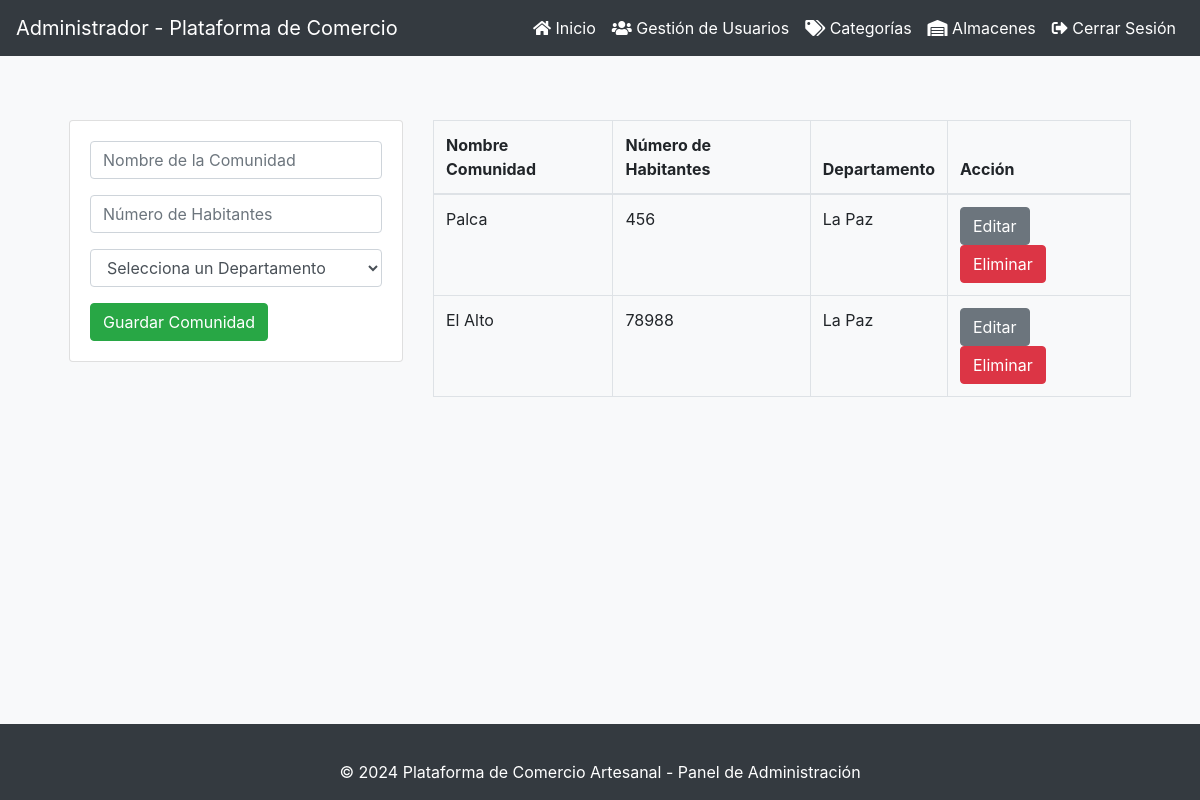
/Dashboard/Funciones_db/Crud_administrador/comunidades/index.php, run on the app's committed database.
### tables this page shows
CREATE TABLE `comunidad` (
  `id_comunidad` int(11) NOT NULL,
  `nombre` varchar(45) NOT NULL,
  `nro_habitantes` int(11) NOT NULL,
  `nombre_departamento` varchar(50) NOT NULL
);

### Dashboard/Funciones_db/Crud_administrador/comunidades/index.php (the view, shortened to what this page needs)
<?php include('../includes/db.php'); ?>
<?php include('../includes/header.php'); ?>
<main class="container p-4">
    <div class="row">
        <div class="col-md-4">
            <div class="card card-body">
                <form action="save.php" method="POST">
                    <div class="form-group">
                        <p>
                            <input type="text" name="nombre" class="form-control" placeholder="Nombre de la Comunidad" required autofocus>
                        </p>
                        <p>
                            <input type="number" name="nro_habitantes" class="form-control" placeholder="Número de Habitantes" required>
                        </p>
                        <p>
                            <select name="nombre_departamento" class="form-control" required>
                                <option value="">Selecciona un Departamento</option>
                            </select>
                        </p>
                    </div>
                    <input type="submit" class="btn btn-success btn block" name="save" value="Guardar Comunidad">
                </form>
            </div>
        </div>
        <div class="col-md-8">
            <table class="table table-bordered">
                <thead>
                    <tr>
                        <th>Nombre Comunidad</th>
                        <th>Número de Habitantes</th>
                        <th>Departamento</th>
                        <th>Acción</th>
                    </tr>
                </thead>
                <tbody>
                    <?php
                    $query = "SELECT * FROM comunidad";
                    $result_comunidad = mysqli_query($conn, $query);
                    while($row = mysqli_fetch_assoc($result_comunidad)) { ?>
                        <tr>
                            <td><?php echo $row['nombre']; ?></td>
                            <td><?php echo $row['nro_habitantes']; ?></td>
                            <td><?php echo $row['nombre_departamento']; ?></td>
                            <td>
                                <a href="edit.php?id_comunidad=<?php echo $row['id_comunidad'] ?>" class="btn btn-secondary">
                                    Editar
                                </a>
                                <a href="delete.php?id_comunidad=<?php echo $row['id_comunidad'] ?>" class="btn btn-danger">
                                    Eliminar
                                </a>
                            </td>
                        </tr>
                    <?php } ?>
                </tbody>
            </table>
        </div>
    </div>
</main>
<?php include('../includes/footer.php'); ?>

### Dashboard/Funciones_db/Crud_administrador/includes/header.php (style rules this page uses)
body { background-color: #f8f9fa; }
.container { margin-top: 20px; }
.card-body { background-color: #ffffff; }

### Dashboard/Funciones_db/Crud_administrador/includes/footer.php (style rules this page uses)
html, body { height: 100%; }
body { display: flex; flex-direction: column; }
main { flex: 1; }

### data on the page
comunidad: nombre "Palca", nro_habitantes "456", nombre_departamento "La Paz"
comunidad: nombre "El Alto", nro_habitantes "78988", nombre_departamento "La Paz"
